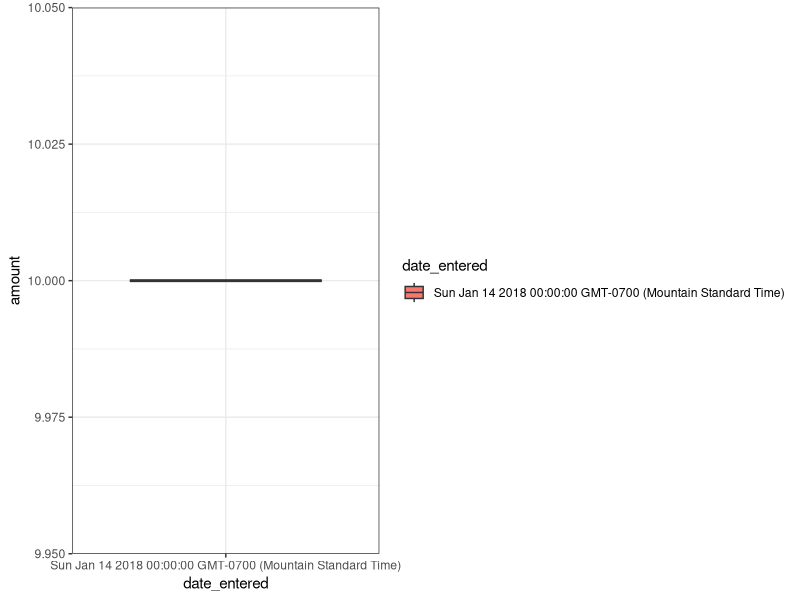

This figure's R source:
data <- read.csv("./public/temp.csv")

library(ggplot2)
library(magrittr)
p <- data %>%
  ggplot(aes(x = date_entered, y = amount, fill = date_entered)) +
  geom_boxplot() +
  theme_bw()


tryCatch(ggsave("temp.png", p, "png", "./public/", height = 6, width = 10)
, warning = function(w) {
  cat(w)
}, error = function(e) {
  cat(e)
})